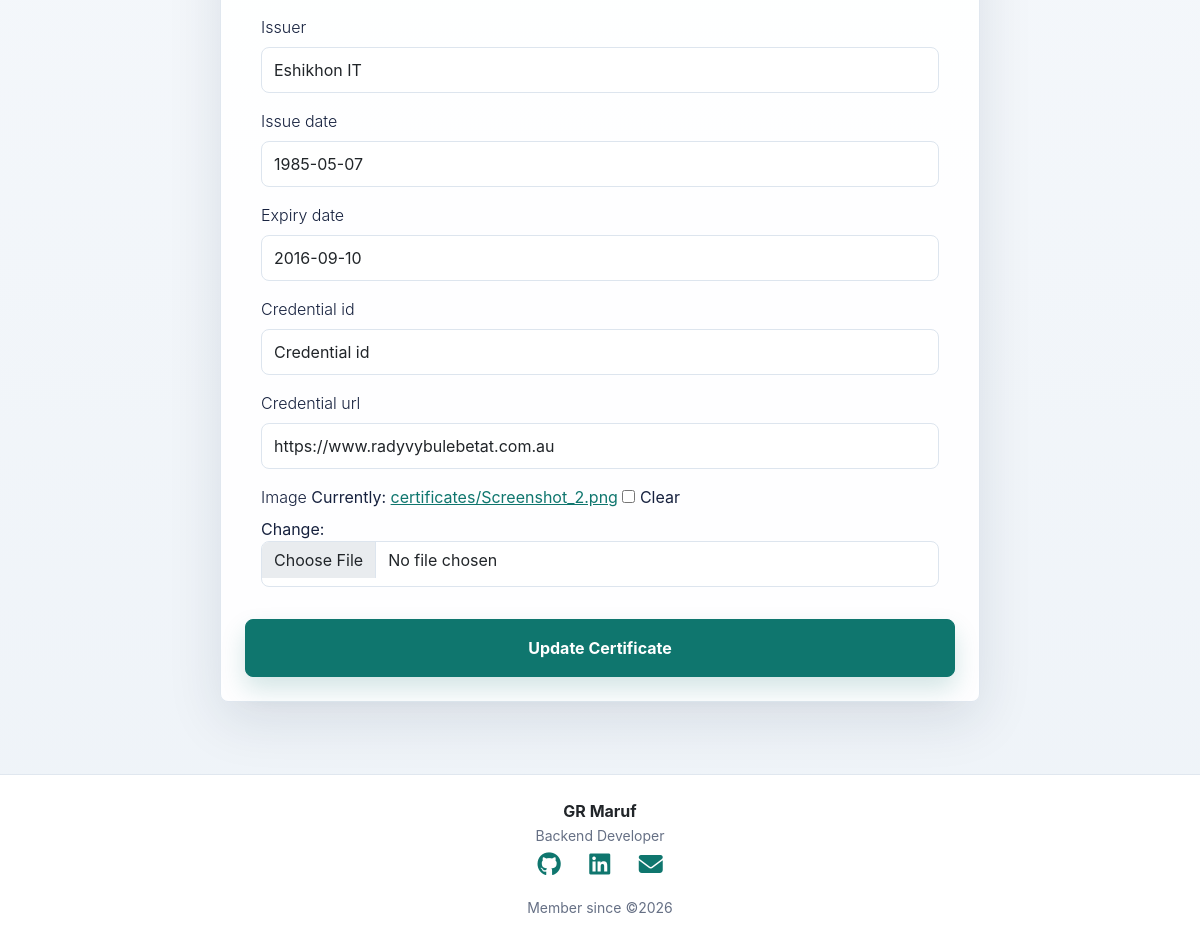
Before: /portfolio/dashboard/certificate/1 (signed in, lower part) with the older database file.
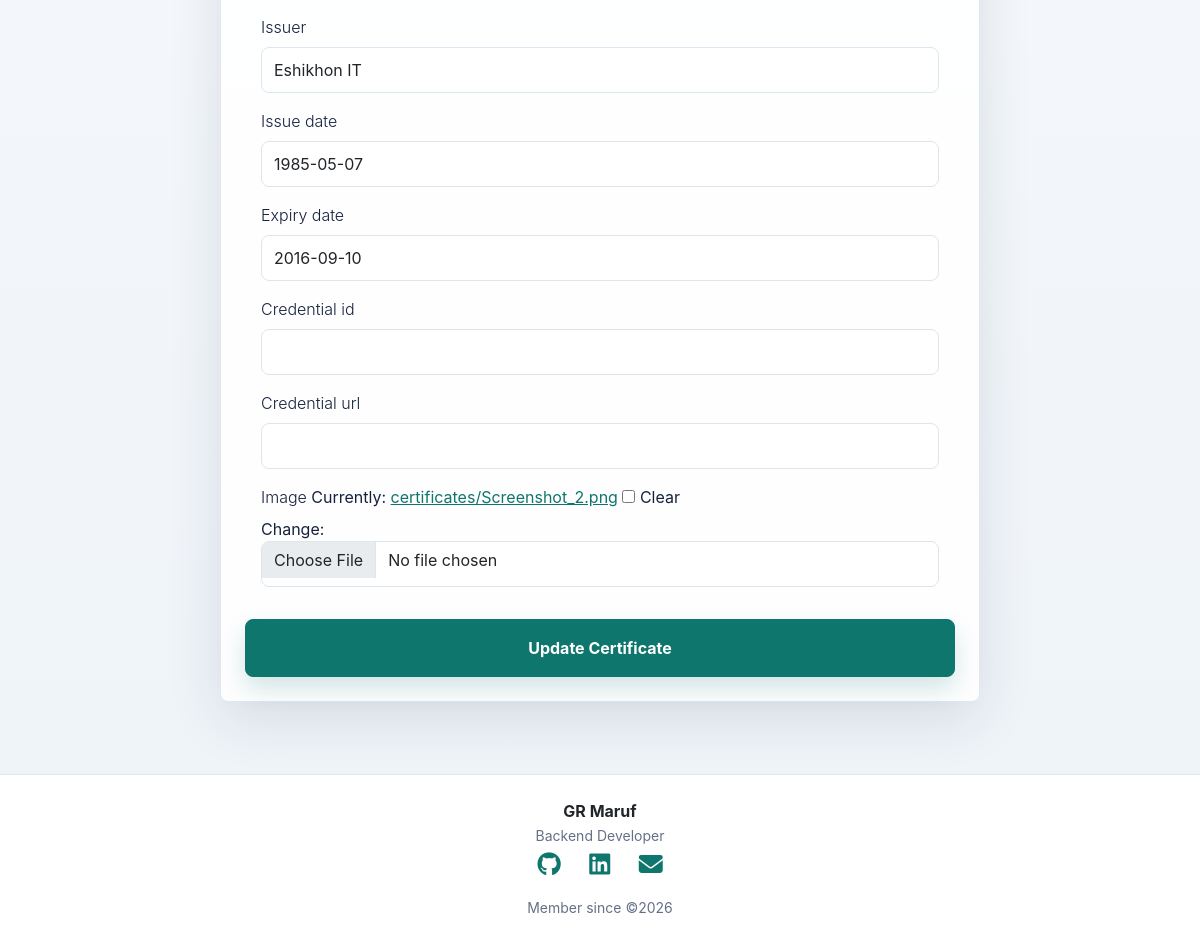
After: the same page with the newer database file.
### portfolio/models.py (models this page shows, shortened)
class Certificate(models.Model):
    profile = models.ForeignKey(
        "Profile",
        on_delete=models.CASCADE,
        related_name="certificates"
    )
    title = models.CharField(max_length=200)
    issuer = models.CharField(max_length=150)  # e.g. Coursera, Udemy, Google
    issue_date = models.DateField()
    expiry_date = models.DateField(blank=True, null=True)
    credential_id = models.CharField(max_length=100, blank=True) # real world verification ID or URL
    credential_url = models.URLField(blank=True)
    image = models.ImageField(upload_to="certificates/", blank=True, null=True)

### portfolio/views.py (the view, shortened to what this page needs)
# urls.py: path('dashboard/certificate', certificate, name='certificate'),
@login_required
def certificate(request, id=None):
    try:
        profile = request.user.profile
    except:
        return redirect('edit_profile')
    context = {
        'certificates': profile.certificates.all(),
        'heading': 'Certificate',
        'action': 'Update',
        'profile': profile,
    }
    if id:
        object = Certificate.objects.get(id=id)
    else:
        object = None
        context['action'] = 'Create'
    form = CertificateForm(instance = object)
    context['form'] = form
    return render(request, 'dashboard.html', context)

### portfolio/forms.py
class CertificateForm(forms.ModelForm):
    class Meta:
        model = Certificate
        fields = '__all__'
        exclude = ['profile',]
    def __init__(self, *args, **kwargs):
        super().__init__(*args, **kwargs)
        for x in self.fields.values():
            x.widget.attrs.update({
                'class': 'form-control'
            })

### portfolio/templates/dashboard.html (shortened to what this page needs)
{% extends 'master/base.html' %}
{% block content %}
  <section class="dashboard-wrap">
    <div class="container">
      {% if form %}
        <section class="dash-form surface p-3 p-md-4 mx-auto">
          <form method="post" enctype="multipart/form-data">
            {% include 'forms/form-core.html' %}
            <div class="d-grid">
              <button type="submit" class="btn btn-brand py-3 text-capitalize">{{ action }} {{ heading }}</button>
            </div>
          </form>
        </section>
      {% endif %}
    </div>
  </section>
{% endblock %}

### authentication/templates/forms/form-core.html (shortened to what this page needs)
<div class="p-3">
  {% for field in form %}
    <div class="mb-3">
      <label class="form-label fw-light">
        {{ field.label }}
      </label>
      {{ field }}
    </div>
  {% endfor %}
</div>

Changed rows visible on the page:
changed Certificate "Eshikhon IT": credential_id "Credential id" → (not shown); credential_url "https://www.radyvybulebetat.com.au" → (not shown)
